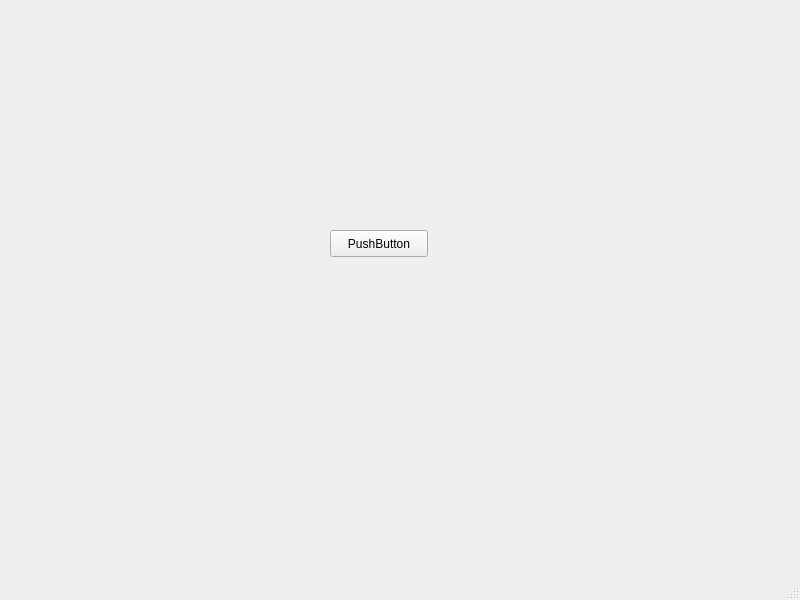
<?xml version="1.0" encoding="UTF-8"?>
<ui version="4.0">
 <class>MainWindow</class>
 <widget class="QMainWindow" name="MainWindow">
  <property name="geometry">
   <rect>
    <x>0</x>
    <y>0</y>
    <width>800</width>
    <height>600</height>
   </rect>
  </property>
  <property name="windowTitle">
   <string>MainWindow</string>
  </property>
  <widget class="QWidget" name="centralwidget">
   <widget class="QPushButton" name="pushButton">
    <property name="geometry">
     <rect>
      <x>330</x>
      <y>230</y>
      <width>98</width>
      <height>27</height>
     </rect>
    </property>
    <property name="text">
     <string>PushButton</string>
    </property>
   </widget>
  </widget>
  <widget class="QMenuBar" name="menubar">
   <property name="geometry">
    <rect>
     <x>0</x>
     <y>0</y>
     <width>800</width>
     <height>25</height>
    </rect>
   </property>
  </widget>
  <widget class="QStatusBar" name="statusbar"/>
 </widget>
 <resources/>
 <connections/>
</ui>
